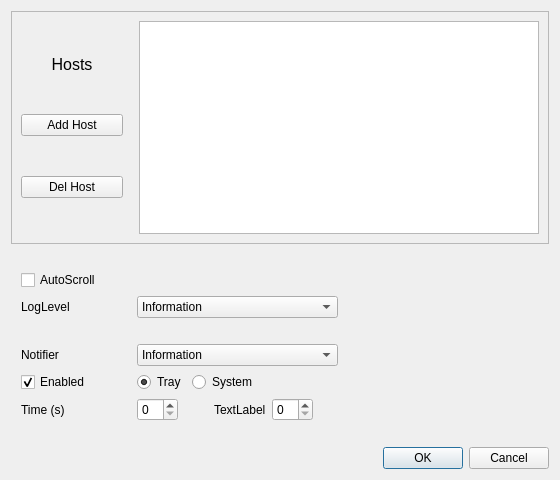
<?xml version="1.0" encoding="UTF-8"?>
<ui version="4.0">
 <class>settings</class>
 <widget class="QDialog" name="settings">
  <property name="geometry">
   <rect>
    <x>0</x>
    <y>0</y>
    <width>560</width>
    <height>480</height>
   </rect>
  </property>
  <property name="windowTitle">
   <string>Dialog</string>
  </property>
  <layout class="QGridLayout" name="gridLayout">
   <item row="0" column="0">
    <layout class="QVBoxLayout" name="vert_Main">
     <item>
      <widget class="QFrame" name="ver_Hosts">
       <property name="frameShape">
        <enum>QFrame::StyledPanel</enum>
       </property>
       <property name="frameShadow">
        <enum>QFrame::Raised</enum>
       </property>
       <layout class="QVBoxLayout" name="verticalLayout_2">
        <item>
         <layout class="QHBoxLayout" name="hori_Hosts" stretch="1,0,1">
          <property name="sizeConstraint">
           <enum>QLayout::SetMinimumSize</enum>
          </property>
          <item>
           <layout class="QVBoxLayout" name="vert_Hosts">
            <property name="spacing">
             <number>-1</number>
            </property>
            <property name="sizeConstraint">
             <enum>QLayout::SetMinimumSize</enum>
            </property>
            <property name="rightMargin">
             <number>0</number>
            </property>
            <item>
             <widget class="QLabel" name="lblHosts">
              <property name="sizePolicy">
               <sizepolicy hsizetype="Preferred" vsizetype="Fixed">
                <horstretch>0</horstretch>
                <verstretch>0</verstretch>
               </sizepolicy>
              </property>
              <property name="font">
               <font>
                <pointsize>12</pointsize>
                <weight>50</weight>
                <bold>false</bold>
               </font>
              </property>
              <property name="frameShadow">
               <enum>QFrame::Plain</enum>
              </property>
              <property name="text">
               <string>Hosts</string>
              </property>
              <property name="alignment">
               <set>Qt::AlignCenter</set>
              </property>
             </widget>
            </item>
            <item>
             <widget class="QPushButton" name="btnAdd">
              <property name="text">
               <string>Add Host</string>
              </property>
             </widget>
            </item>
            <item>
             <widget class="QPushButton" name="btnDel">
              <property name="text">
               <string>Del Host</string>
              </property>
             </widget>
            </item>
           </layout>
          </item>
          <item>
           <spacer name="horizontalSpacer">
            <property name="orientation">
             <enum>Qt::Horizontal</enum>
            </property>
            <property name="sizeType">
             <enum>QSizePolicy::Fixed</enum>
            </property>
            <property name="sizeHint" stdset="0">
             <size>
              <width>10</width>
              <height>20</height>
             </size>
            </property>
           </spacer>
          </item>
          <item>
           <widget class="QTableWidget" name="twHosts">
            <property name="sizePolicy">
             <sizepolicy hsizetype="Expanding" vsizetype="Expanding">
              <horstretch>0</horstretch>
              <verstretch>0</verstretch>
             </sizepolicy>
            </property>
            <property name="minimumSize">
             <size>
              <width>400</width>
              <height>120</height>
             </size>
            </property>
            <property name="rowCount">
             <number>0</number>
            </property>
            <property name="columnCount">
             <number>0</number>
            </property>
           </widget>
          </item>
         </layout>
        </item>
       </layout>
      </widget>
     </item>
     <item>
      <layout class="QVBoxLayout" name="vert_Settings">
       <property name="topMargin">
        <number>10</number>
       </property>
       <property name="bottomMargin">
        <number>10</number>
       </property>
       <item>
        <layout class="QVBoxLayout" name="vert_Logger">
         <property name="margin">
          <number>10</number>
         </property>
         <item>
          <layout class="QHBoxLayout" name="hori_AutoScroll">
           <item>
            <widget class="QCheckBox" name="chkScroll">
             <property name="text">
              <string>AutoScroll</string>
             </property>
            </widget>
           </item>
           <item>
            <spacer name="hSpcChkS">
             <property name="orientation">
              <enum>Qt::Horizontal</enum>
             </property>
             <property name="sizeHint" stdset="0">
              <size>
               <width>40</width>
               <height>20</height>
              </size>
             </property>
            </spacer>
           </item>
          </layout>
         </item>
         <item>
          <layout class="QHBoxLayout" name="hori_LogLevel">
           <item>
            <widget class="QLabel" name="lblLogLevel">
             <property name="sizePolicy">
              <sizepolicy hsizetype="Fixed" vsizetype="Preferred">
               <horstretch>0</horstretch>
               <verstretch>0</verstretch>
              </sizepolicy>
             </property>
             <property name="minimumSize">
              <size>
               <width>80</width>
               <height>0</height>
              </size>
             </property>
             <property name="text">
              <string>LogLevel</string>
             </property>
            </widget>
           </item>
           <item>
            <spacer name="hSpcLblL">
             <property name="orientation">
              <enum>Qt::Horizontal</enum>
             </property>
             <property name="sizeType">
              <enum>QSizePolicy::Fixed</enum>
             </property>
             <property name="sizeHint" stdset="0">
              <size>
               <width>30</width>
               <height>20</height>
              </size>
             </property>
            </spacer>
           </item>
           <item>
            <widget class="QComboBox" name="cmbLogLevel">
             <property name="sizePolicy">
              <sizepolicy hsizetype="Expanding" vsizetype="Fixed">
               <horstretch>0</horstretch>
               <verstretch>0</verstretch>
              </sizepolicy>
             </property>
             <property name="currentIndex">
              <number>6</number>
             </property>
             <item>
              <property name="text">
               <string>Emergence</string>
              </property>
             </item>
             <item>
              <property name="text">
               <string>Alert</string>
              </property>
             </item>
             <item>
              <property name="text">
               <string>Critical</string>
              </property>
             </item>
             <item>
              <property name="text">
               <string>Error</string>
              </property>
             </item>
             <item>
              <property name="text">
               <string>Warning</string>
              </property>
             </item>
             <item>
              <property name="text">
               <string>Notice</string>
              </property>
             </item>
             <item>
              <property name="text">
               <string>Information</string>
              </property>
             </item>
             <item>
              <property name="text">
               <string>Debug</string>
              </property>
             </item>
             <item>
              <property name="text">
               <string>DebugEx</string>
              </property>
             </item>
            </widget>
           </item>
           <item>
            <spacer name="hSpcCmbL">
             <property name="orientation">
              <enum>Qt::Horizontal</enum>
             </property>
             <property name="sizeHint" stdset="0">
              <size>
               <width>40</width>
               <height>20</height>
              </size>
             </property>
            </spacer>
           </item>
          </layout>
         </item>
        </layout>
       </item>
       <item>
        <layout class="QVBoxLayout" name="vert_Notifier" stretch="0,0,0">
         <property name="sizeConstraint">
          <enum>QLayout::SetMinimumSize</enum>
         </property>
         <property name="margin">
          <number>10</number>
         </property>
         <item>
          <layout class="QHBoxLayout" name="hori_Notifier">
           <item>
            <widget class="QLabel" name="lblNotifier">
             <property name="sizePolicy">
              <sizepolicy hsizetype="Fixed" vsizetype="Preferred">
               <horstretch>0</horstretch>
               <verstretch>0</verstretch>
              </sizepolicy>
             </property>
             <property name="minimumSize">
              <size>
               <width>80</width>
               <height>0</height>
              </size>
             </property>
             <property name="text">
              <string>Notifier</string>
             </property>
            </widget>
           </item>
           <item>
            <spacer name="hSpcLblN">
             <property name="orientation">
              <enum>Qt::Horizontal</enum>
             </property>
             <property name="sizeType">
              <enum>QSizePolicy::Fixed</enum>
             </property>
             <property name="sizeHint" stdset="0">
              <size>
               <width>30</width>
               <height>20</height>
              </size>
             </property>
            </spacer>
           </item>
           <item>
            <widget class="QComboBox" name="cmbNotifier">
             <property name="sizePolicy">
              <sizepolicy hsizetype="Expanding" vsizetype="Fixed">
               <horstretch>0</horstretch>
               <verstretch>0</verstretch>
              </sizepolicy>
             </property>
             <property name="currentIndex">
              <number>6</number>
             </property>
             <item>
              <property name="text">
               <string>Emergence</string>
              </property>
             </item>
             <item>
              <property name="text">
               <string>Alert</string>
              </property>
             </item>
             <item>
              <property name="text">
               <string>Critical</string>
              </property>
             </item>
             <item>
              <property name="text">
               <string>Error</string>
              </property>
             </item>
             <item>
              <property name="text">
               <string>Warning</string>
              </property>
             </item>
             <item>
              <property name="text">
               <string>Notice</string>
              </property>
             </item>
             <item>
              <property name="text">
               <string>Information</string>
              </property>
             </item>
             <item>
              <property name="text">
               <string>Debug</string>
              </property>
             </item>
             <item>
              <property name="text">
               <string>DebugEx</string>
              </property>
             </item>
            </widget>
           </item>
           <item>
            <spacer name="hSpcCmbN">
             <property name="orientation">
              <enum>Qt::Horizontal</enum>
             </property>
             <property name="sizeHint" stdset="0">
              <size>
               <width>40</width>
               <height>20</height>
              </size>
             </property>
            </spacer>
           </item>
          </layout>
         </item>
         <item>
          <layout class="QHBoxLayout" name="hori_NotifierChecks">
           <item>
            <widget class="QCheckBox" name="chkNotifier">
             <property name="minimumSize">
              <size>
               <width>80</width>
               <height>0</height>
              </size>
             </property>
             <property name="text">
              <string>Enabled</string>
             </property>
             <property name="checked">
              <bool>true</bool>
             </property>
            </widget>
           </item>
           <item>
            <spacer name="hSpcChkN">
             <property name="orientation">
              <enum>Qt::Horizontal</enum>
             </property>
             <property name="sizeType">
              <enum>QSizePolicy::Fixed</enum>
             </property>
             <property name="sizeHint" stdset="0">
              <size>
               <width>30</width>
               <height>20</height>
              </size>
             </property>
            </spacer>
           </item>
           <item>
            <widget class="QRadioButton" name="radTray">
             <property name="text">
              <string>Tray</string>
             </property>
             <property name="checked">
              <bool>true</bool>
             </property>
            </widget>
           </item>
           <item>
            <widget class="QRadioButton" name="radSystem">
             <property name="text">
              <string>System</string>
             </property>
            </widget>
           </item>
           <item>
            <spacer name="hSpcRadN">
             <property name="orientation">
              <enum>Qt::Horizontal</enum>
             </property>
             <property name="sizeHint" stdset="0">
              <size>
               <width>40</width>
               <height>20</height>
              </size>
             </property>
            </spacer>
           </item>
          </layout>
         </item>
         <item>
          <layout class="QHBoxLayout" name="hori_NotifierTime">
           <property name="topMargin">
            <number>0</number>
           </property>
           <property name="bottomMargin">
            <number>0</number>
           </property>
           <item>
            <widget class="QLabel" name="lblTime">
             <property name="sizePolicy">
              <sizepolicy hsizetype="Fixed" vsizetype="Preferred">
               <horstretch>0</horstretch>
               <verstretch>0</verstretch>
              </sizepolicy>
             </property>
             <property name="minimumSize">
              <size>
               <width>80</width>
               <height>0</height>
              </size>
             </property>
             <property name="text">
              <string>Time (s)</string>
             </property>
            </widget>
           </item>
           <item>
            <spacer name="hSpcLblT">
             <property name="orientation">
              <enum>Qt::Horizontal</enum>
             </property>
             <property name="sizeType">
              <enum>QSizePolicy::Fixed</enum>
             </property>
             <property name="sizeHint" stdset="0">
              <size>
               <width>30</width>
               <height>20</height>
              </size>
             </property>
            </spacer>
           </item>
           <item>
            <widget class="QSpinBox" name="spinTime"/>
           </item>
           <item>
            <spacer name="hSpcSpnT">
             <property name="orientation">
              <enum>Qt::Horizontal</enum>
             </property>
             <property name="sizeType">
              <enum>QSizePolicy::Fixed</enum>
             </property>
             <property name="sizeHint" stdset="0">
              <size>
               <width>30</width>
               <height>20</height>
              </size>
             </property>
            </spacer>
           </item>
           <item>
            <widget class="QLabel" name="lbl">
             <property name="sizePolicy">
              <sizepolicy hsizetype="Fixed" vsizetype="Preferred">
               <horstretch>80</horstretch>
               <verstretch>0</verstretch>
              </sizepolicy>
             </property>
             <property name="text">
              <string>TextLabel</string>
             </property>
            </widget>
           </item>
           <item>
            <widget class="QSpinBox" name="spin"/>
           </item>
           <item>
            <spacer name="hSpcSpn">
             <property name="orientation">
              <enum>Qt::Horizontal</enum>
             </property>
             <property name="sizeHint" stdset="0">
              <size>
               <width>40</width>
               <height>20</height>
              </size>
             </property>
            </spacer>
           </item>
          </layout>
         </item>
        </layout>
       </item>
      </layout>
     </item>
     <item>
      <widget class="QDialogButtonBox" name="buttonBox">
       <property name="orientation">
        <enum>Qt::Horizontal</enum>
       </property>
       <property name="standardButtons">
        <set>QDialogButtonBox::Cancel|QDialogButtonBox::Ok</set>
       </property>
      </widget>
     </item>
    </layout>
   </item>
  </layout>
 </widget>
 <resources/>
 <connections>
  <connection>
   <sender>buttonBox</sender>
   <signal>accepted()</signal>
   <receiver>settings</receiver>
   <slot>accept()</slot>
   <hints>
    <hint type="sourcelabel">
     <x>248</x>
     <y>254</y>
    </hint>
    <hint type="destinationlabel">
     <x>157</x>
     <y>274</y>
    </hint>
   </hints>
  </connection>
  <connection>
   <sender>buttonBox</sender>
   <signal>rejected()</signal>
   <receiver>settings</receiver>
   <slot>reject()</slot>
   <hints>
    <hint type="sourcelabel">
     <x>316</x>
     <y>260</y>
    </hint>
    <hint type="destinationlabel">
     <x>286</x>
     <y>274</y>
    </hint>
   </hints>
  </connection>
 </connections>
</ui>
